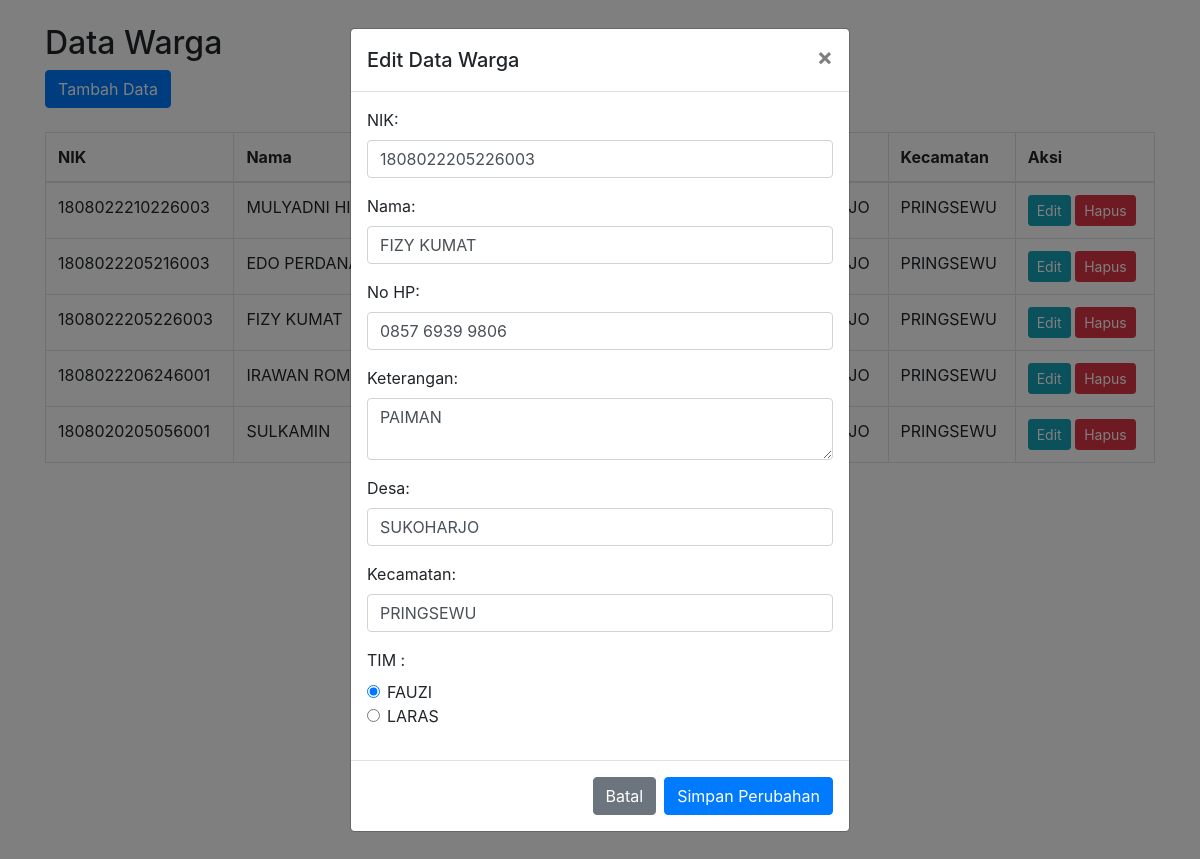
The page /data.php?edit_id=3 on the database its author committed.
### tables this page shows
CREATE TABLE `data_warga` (
  `id` int(11) NOT NULL,
  `nik` varchar(20) NOT NULL,
  `nama` varchar(100) NOT NULL,
  `keterangan` text NOT NULL,
  `no_hp` varchar(100) NOT NULL,
  `desa` varchar(50) NOT NULL,
  `kecamatan` varchar(50) NOT NULL,
  `tim` varchar(100) NOT NULL
);

### data.php (the view, shortened to what this page needs)
<!DOCTYPE html>
<html lang="en">
<head>
    <link href="css/bootstrap.min.css" rel="stylesheet">
</head>
<body>
<div class="container">
    <h2 class="mt-4">Data Warga</h2>
    <?php
    include 'koneksi.php';
    if (isset($_GET['edit_id'])) {
        $edit_id = $_GET['edit_id'];
        $query = "SELECT * FROM data_warga WHERE id = ?";
        $stmt = mysqli_prepare($conn, $query);
        mysqli_stmt_bind_param($stmt, "i", $edit_id);
        mysqli_stmt_execute($stmt);
        $result = mysqli_stmt_get_result($stmt);
        $data = mysqli_fetch_assoc($result);
    }
    $limit = 50;
    $page = isset($_GET['page']) ? (int)$_GET['page'] : 1;
    $offset = ($page - 1) * $limit;
    $result_count = mysqli_query($conn, "SELECT COUNT(*) as total FROM data_warga");
    $total_data = mysqli_fetch_assoc($result_count)['total'];
    $total_pages = ceil($total_data / $limit);
    $query = "SELECT * FROM data_warga LIMIT ? OFFSET ?";
    $stmt = mysqli_prepare($conn, $query);
    mysqli_stmt_bind_param($stmt, "ii", $limit, $offset);
    mysqli_stmt_execute($stmt);
    $result = mysqli_stmt_get_result($stmt);
    ?>
    <button type="button" class="btn btn-primary mb-4" data-toggle="modal" data-target="#inputModal">
        Tambah Data
    </button>
    <table class="table table-bordered">
        <thead>
            <tr>
                <th>NIK</th>
                <th>Nama</th>
                <th>No HP</th>
                <th>Keterangan</th>
                <th>Desa</th>
                <th>Kecamatan</th>
                <th>Aksi</th>
            </tr>
        </thead>
        <tbody>
            <?php
            while ($row = mysqli_fetch_assoc($result)) {
                echo "<tr>
                    <td>{$row['nik']}</td>
                    <td>{$row['nama']}</td>
                    <td>{$row['no_hp']}</td>
                    <td>{$row['keterangan']}</td>
                    <td>{$row['desa']}</td>
                    <td>{$row['kecamatan']}</td>
                    <td>
                        <a href='?edit_id={$row['id']}' class='btn btn-info btn-sm'>Edit</a>
                        <a href='prosesdata.php?action=delete&id={$row['id']}' class='btn btn-danger btn-sm' onclick='return confirm(\"Apakah Anda yakin ingin menghapus data ini?\")'>Hapus</a>
                    </td>
                </tr>";
            }
            ?>
        </tbody>
    </table>
    <nav>
        <ul class="pagination justify-content-center">
            <?php for ($i = 1; $i <= $total_pages; $i++): ?>
                <li class="page-item <?= ($i === $page) ? 'active' : '' ?>">
                    <a class="page-link" href="?page=<?= $i ?>"><?= $i ?></a>
                </li>
            <?php endfor; ?>
        </ul>
    </nav>
    <?php if (isset($data)): ?>
    <div class="modal fade" id="editModal" tabindex="-1" role="dialog" aria-labelledby="editModalLabel" aria-hidden="true">
        <div class="modal-dialog" role="document">
            <div class="modal-content">
                <form action="prosesdata.php" method="POST">
                    <div class="modal-header">
                        <h5 class="modal-title" id="editModalLabel">Edit Data Warga</h5>
                        <button type="button" class="close" data-dismiss="modal" aria-label="Close">
                            <span aria-hidden="true">&times;</span>
                        </button>
                    </div>
                    <div class="modal-body">
                        <div class="form-group">
                            <label>NIK:</label>
                            <input type="text" class="form-control" name="nik" style="text-transform: uppercase;" value="<?php echo $data['nik']; ?>" required>
                        </div>
                        <div class="form-group">
                            <label>Nama:</label>
                            <input type="text" class="form-control" name="nama" style="text-transform: uppercase;" value="<?php echo $data['nama']; ?>" required>
                        </div>
                        <div class="form-group">
                            <label>No HP:</label>
                            <input type="text" class="form-control" name="no_hp" style="text-transform: uppercase;" value="<?php echo $data['no_hp']; ?>" required>
                        </div>
                        <div class="form-group">
                            <label>Keterangan:</label>
                            <textarea class="form-control" name="keterangan" style="text-transform: uppercase;" required><?php echo $data['keterangan']; ?></textarea>
                        </div>
                        <div class="form-group">
                            <label>Desa:</label>
                            <input type="text" class="form-control" name="desa" style="text-transform: uppercase;" value="<?php echo $data['desa']; ?>" required>
                        </div>
                        <div class="form-group">
                            <label>Kecamatan:</label>
                            <input type="text" class="form-control" name="kecamatan" style="text-transform: uppercase;" value="<?php echo $data['kecamatan']; ?>" required>
                        </div>
                        <div class="form-group">
        <label>TIM :</label>
        <div class="form-check">
            <input class="form-check-input" type="radio" name="tim" value="FAUZI" id="radioFauzi"
                <?php echo ($data['tim'] === 'FAUZI') ? 'checked' : ''; ?> required>
            <label class="form-check-label" for="radioFauzi">FAUZI</label>
        </div>
        <div class="form-check">
            <input class="form-check-input" type="radio" name="tim" value="LARAS" id="radioLaras"
                <?php echo ($data['tim'] === 'LARAS') ? 'checked' : ''; ?> required>
            <label class="form-check-label" for="radioLaras">LARAS</label>
        </div>
    </div>
                    </div>
                    <div class="modal-footer">
                        <button type="button" class="btn btn-secondary" data-dismiss="modal">Batal</button>
                        <button type="submit" class="btn btn-primary">Simpan Perubahan</button>
                    </div>
                </form>
            </div>
        </div>
    </div>
    <?php endif; ?>
</div>
</body>
</html>

### rows shown on the page
data_warga: nik "1808022210226003", nama "MULYADNI…", kecamatan "PRINGSEWU"
data_warga: nik "1808022205216003", nama "EDO PERDANA", kecamatan "PRINGSEWU"
data_warga: nik "1808022205226003", nama "FIZY KUMAT", kecamatan "PRINGSEWU", no_hp "0857 6939 9806", keterangan "PAIMAN", desa "SUKOHARJO", tim "☑"
data_warga: nik "1808022206246001", nama "IRAWAN ROMANSYAH", kecamatan "PRINGSEWU"
data_warga: nik "1808020205056001", nama "SULKAMIN", kecamatan "PRINGSEWU"
